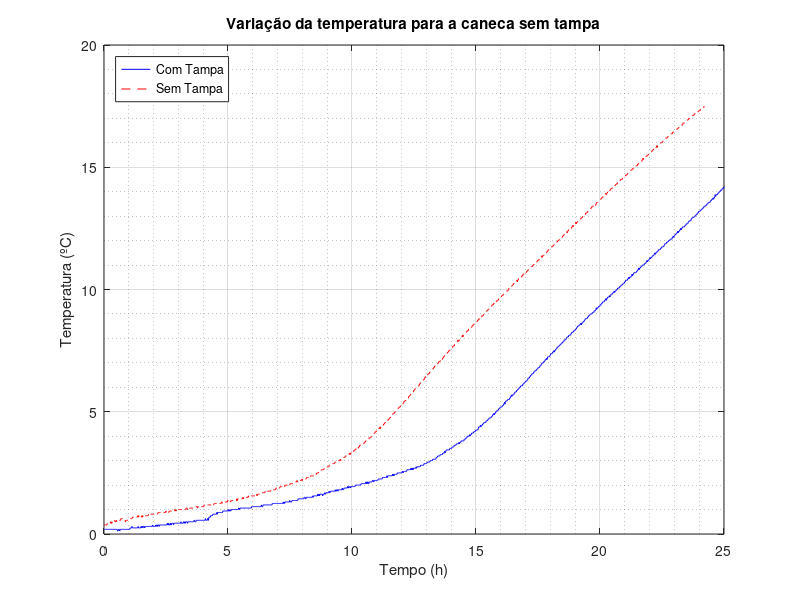

Reproduce this figure in MATLAB.
%Para mais detalhes, veja os arquivos separados

%dados para a caneca com tampa
dadosComTampa = csvread('primeiraCanecaComTampa.csv');
xComTampa = dadosComTampa(15:end, 1);
yComTampa = dadosComTampa(15:end, 2);
xComTampa = (xComTampa - 14) * 1500 / 1418;
xComTampa = xComTampa/60;

%dados para a caneca sem tampa
dadosSemTampa = csvread('primeiraCanecaSemTampa.csv');
xSemTampa = dadosSemTampa(70:end, 1);
ySemTampa = dadosSemTampa(70:end, 2);
xSemTampa = (xSemTampa - 70) * 1452 / 1455;
xSemTampa = xSemTampa/60;

%plotando
plot(xComTampa, yComTampa, 'b-', xSemTampa, ySemTampa, 'r--');
ylabel('Temperatura em °C');
xlabel('Tempo em horas');
title('Comparando caneca com e sem tampa');xlabel('Tempo (h)');
xlim([0,25]);
ylabel('Temperatura (ºC)');
ylim([0,20]);
title('Variação da temperatura para a caneca sem tampa');
legend('Com Tampa', 'Sem Tampa', 'Location', 'northwest');
grid on;
grid minor;


x = linspace(0, 10, 100);
y1 = sin(x);
y2 = cos(x);


